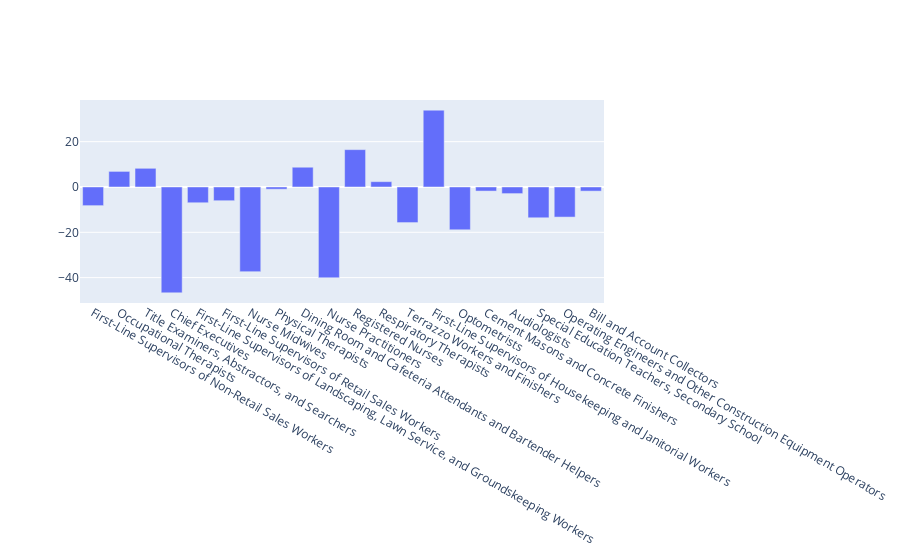

Notebook code cell kept with this figure:
### Code cell
d = goodness_averages(best_dict,df_cps, 'wages_average')

### Figure 1 — Plotly figure (JSON) as saved in the notebook; plotly's stock layout.template omitted (floating-point values rounded to 4 significant figures)
{"data": [{"textposition": "auto", "type": "bar", "x": ["First-Line Supervisors of Non-Retail Sales Workers", "Occupational Therapists", "Title Examiners, Abstractors, and Searchers", "Chief Executives", "First-Line Supervisors of Landscaping, Lawn Service, and Groundskeeping Workers", "First-Line Supervisors of Retail Sales Workers", "Nurse Midwives", "Physical Therapists", "Dining Room and Cafeteria Attendants and Bartender Helpers", "Nurse Practitioners", "Registered Nurses", "Respiratory Therapists", "Terrazzo Workers and Finishers", "First-Line Supervisors of Housekeeping and Janitorial Workers", "Optometrists", "Cement Masons and Concrete Finishers", "Audiologists", "Special Education Teachers, Secondary School", "Operating Engineers and Other Construction Equipment Operators", "Bill and Account Collectors"], "y": [-8.236, 6.878, 8.243, -46.72, -6.957, -6.057, -37.36, -0.9814, 8.715, -40.09, 16.48, 2.348, -15.7, 33.91, -18.91, -1.811, -2.919, -13.59, -13.29, -1.827]}], "layout": {"barmode": "stack"}}
